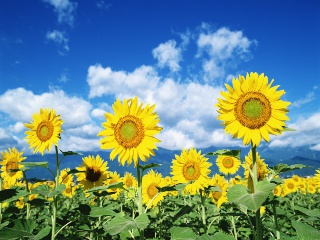
#> input picture image_processing/images/sunflower_240p.jpg, 320 x 240 px
$ python rgb_channels_histogram.py
#> lines starting #> are read from the running program, lines starting #| are printed output that depends on the picture
import cv2
import matplotlib.pyplot as plt

img1 = cv2.imread("../images/sunflower_240p.jpg")
#> img1 is the input picture: shape (240, 320, 3); mean B, G, R 133.5, 139.2, 108.1
img1 = cv2.cvtColor(img1, cv2.COLOR_BGR2RGB)

hist1 = plt.subplot(241)
hist1.hist(img1[:, :, 0].ravel(), 256, [0, 255], color='r')
hist1.set_ylim([0, 1800])

hist2 = plt.subplot(242)
hist2.hist(img1[:, :, 1].ravel(), 256, [0, 255], color='g')
hist2.set_ylim([0, 1800])

hist3 = plt.subplot(243)
hist3.hist(img1[:, :, 2].ravel(), 256, [0, 255], color='b')
hist3.set_ylim([0, 1800])

originImg1 = plt.subplot(244)
originImg1.imshow(img1)


img2 = cv2.imread("../images/seascape_after_sunset_240p.jpg")
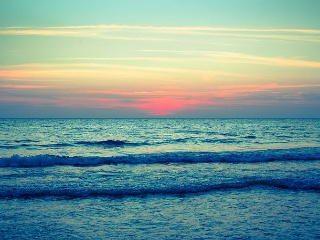
#> input picture image_processing/images/seascape_after_sunset_240p.jpg, 320 x 240 px
#> img2 is the input picture: shape (240, 320, 3); mean B, G, R 151.2, 156.4, 123.2
img2 = cv2.cvtColor(img2, cv2.COLOR_BGR2RGB)
hist1 = plt.subplot(245)
hist1.hist(img2[:, :, 0].ravel(), 256, [0, 255], color='r')
hist1.set_ylim([0, 1800])

hist2 = plt.subplot(246)
hist2.hist(img2[:, :, 1].ravel(), 256, [0, 255], color='g')
hist2.set_ylim([0, 1800])

hist3 = plt.subplot(247)
hist3.hist(img2[:, :, 2].ravel(), 256, [0, 255], color='b')
hist3.set_ylim([0, 1800])

originImg2 = plt.subplot(248)
originImg2.imshow(img2)
plt.show()
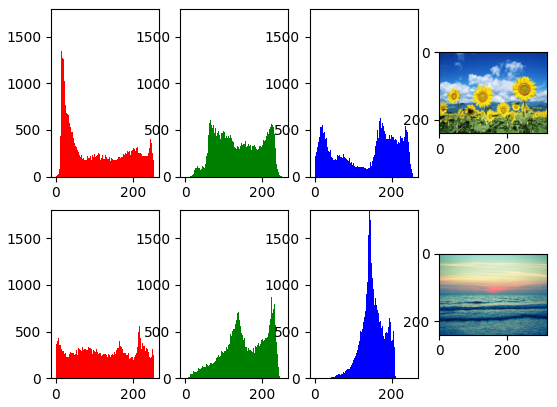
#> figure drawn by matplotlib, 8 panels; panel 1: tallest bar 1726 high, from x = 14.94 to 15.94; panel 2: tallest bar 631 high, from x = 71.72 to 72.71; panel 3: tallest bar 2048 high, from x = 0 to 0.996; panel 5: tallest bar 2664 high, from x = 0 to 0.996
